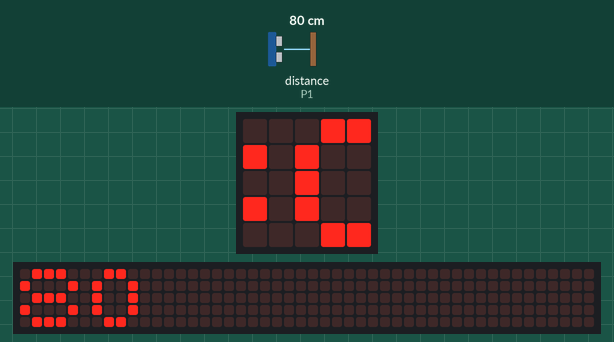
Recording of a program running on a simulated BBC micro:bit running MicroPython. Parts: the board's 5×5 LED display, a strip that is not on the board, showing the scrolling text unrolled. The inputs (shaded band) are chosen by the test bench; at power-on: distance to the obstacle (sensor on P1) 80 cm. The 48×5 strip is a reading aid, not a part: it shows the text the display is scrolling, unrolled, one strip-width of it at a time.

Above: at 1.28 s.
1.3 s: distance to the obstacle (sensor on P1) set to 2 cm
At 3.33 s:
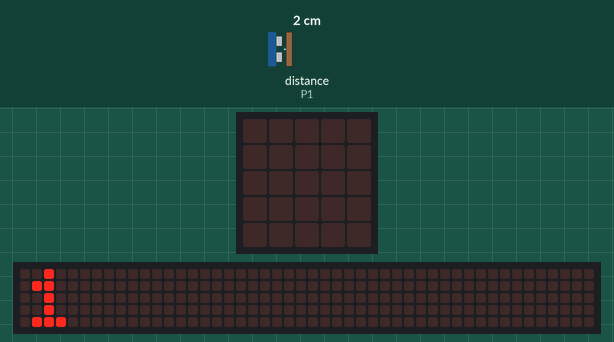
9.4 s: distance to the obstacle (sensor on P1) set to 4 cm
At 10.38 s:
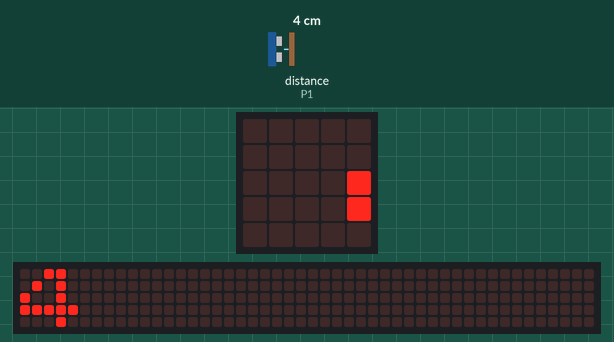
13.5 s: distance to the obstacle (sensor on P1) set to 9 cm
At 15.38 s:
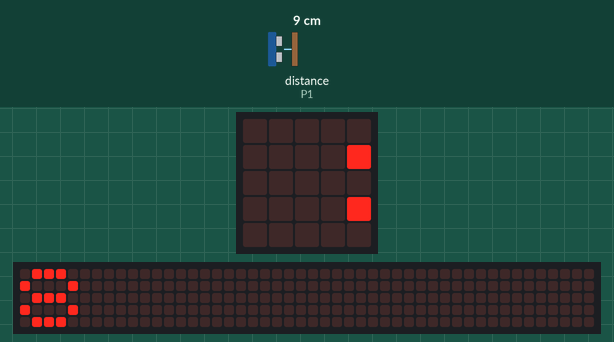

The program:

sonar.py
```python
from microbit import *
from utime import ticks_us, sleep_us, ticks_diff

def rastojanie():
    pin0.write_digital(0)
    sleep_us(10)
    pin0.write_digital(1)
    sleep_us(10)
    pin0.write_digital(0)

    while pin1.read_digital() == 0:
        pass
    start = ticks_us()

    while pin1.read_digital() == 1:
        pass
    end = ticks_us()

    cm = ticks_diff(end, start) // 58
    return cm

while True:
    display.scroll(rastojanie())
    sleep(1000)
```
